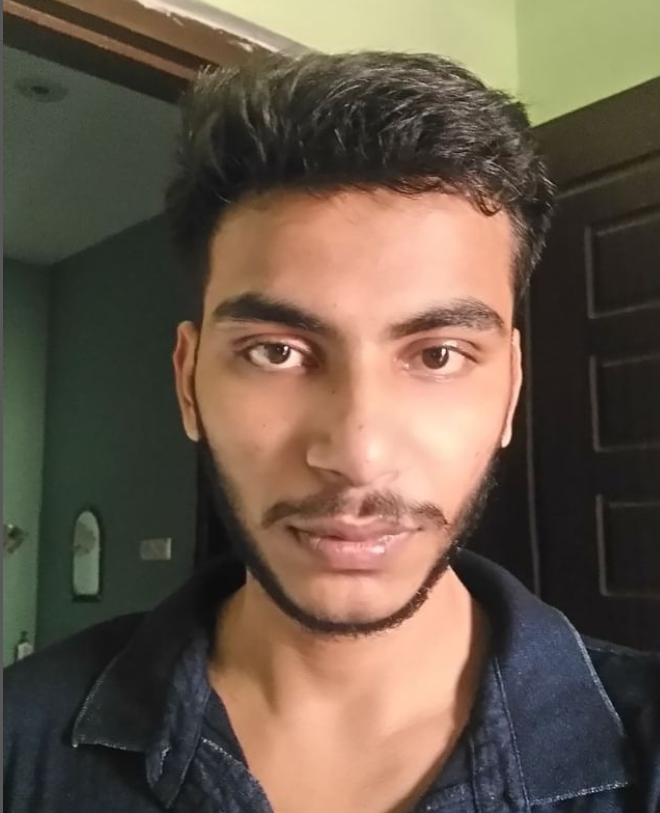
#> input picture img/Anchal.png, 660 x 813 px
$ python app.py
#> lines starting #> are read from the running program, lines starting #| are printed output that depends on the picture
import cv2

img_location='img/'
filename='Anchal.png'

img=cv2.imread(img_location+filename)
#> img is the input picture: shape (813, 660, 3); mean B, G, R 74.1, 88.7, 104
#convert image location and the
gray_image=cv2.cvtColor(img,cv2.COLOR_BGR2GRAY)
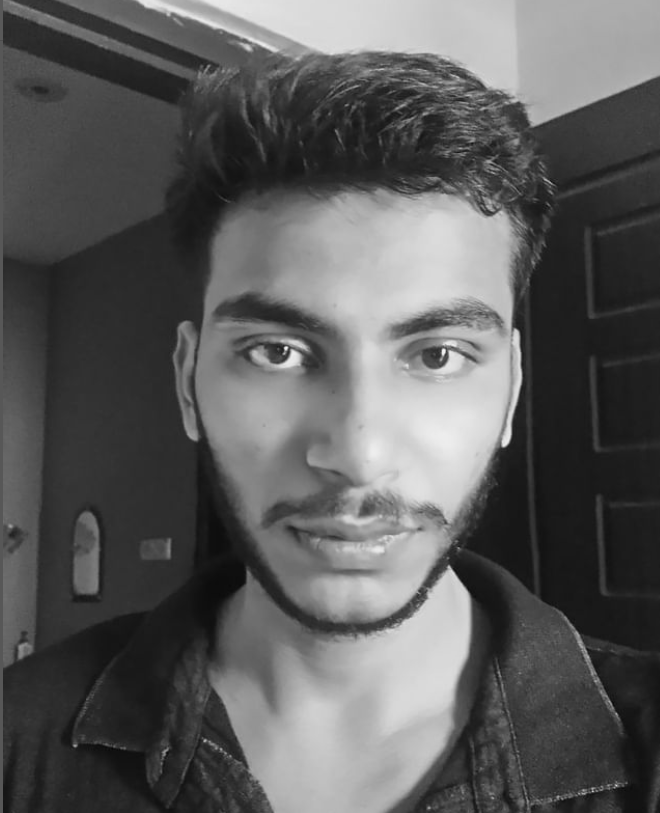
#> gray_image: shape (813, 660); min 6, max 244, mean 91.6

#invert the image
inverted_gray_image=255-gray_image
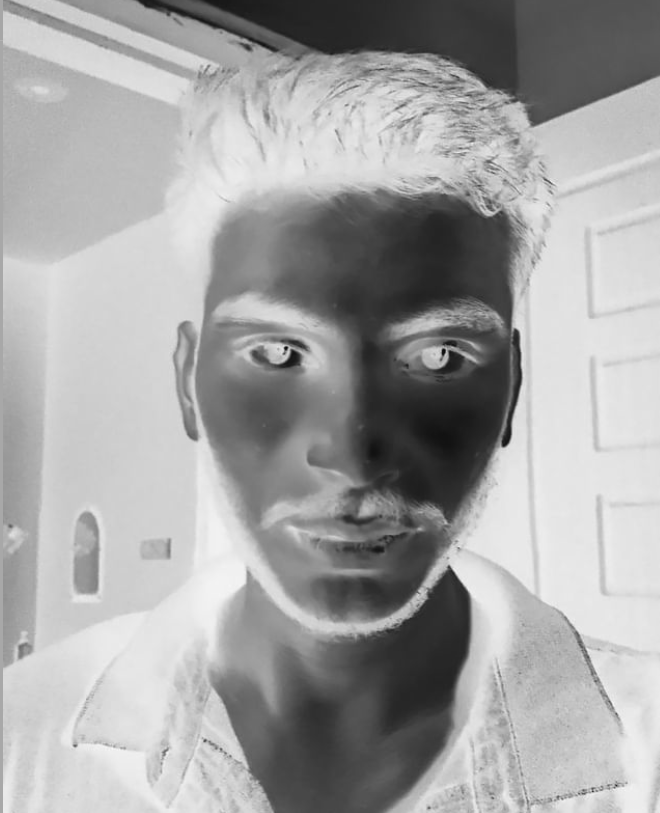
#> inverted_gray_image: shape (813, 660); min 11, max 249, mean 163.4

#blur the image by gaussian function
blurred_img=cv2.GaussianBlur(inverted_gray_image,(21,21),0)
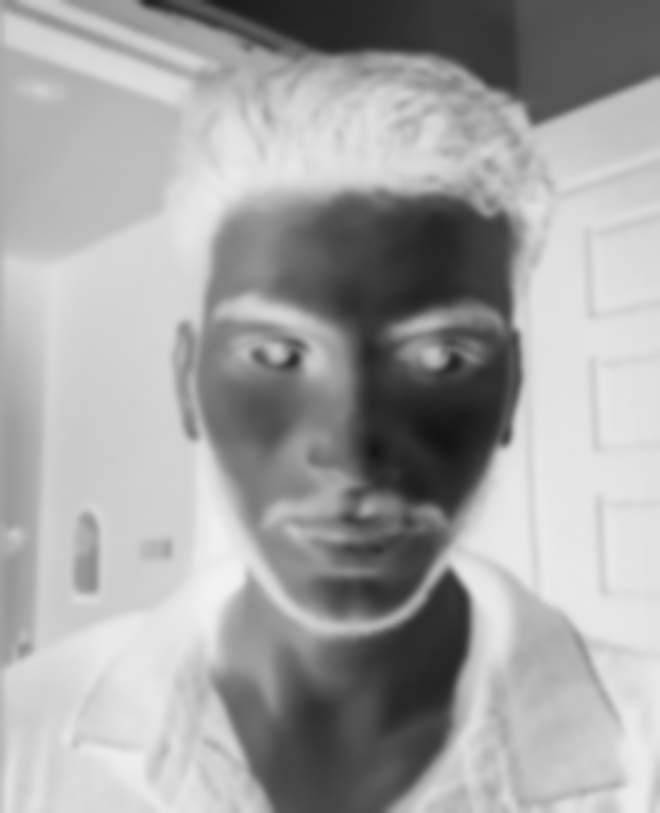
#> blurred_img: shape (813, 660); min 19, max 242, mean 163.4

#invert the blur image
inverted_blurred_img=255-blurred_img
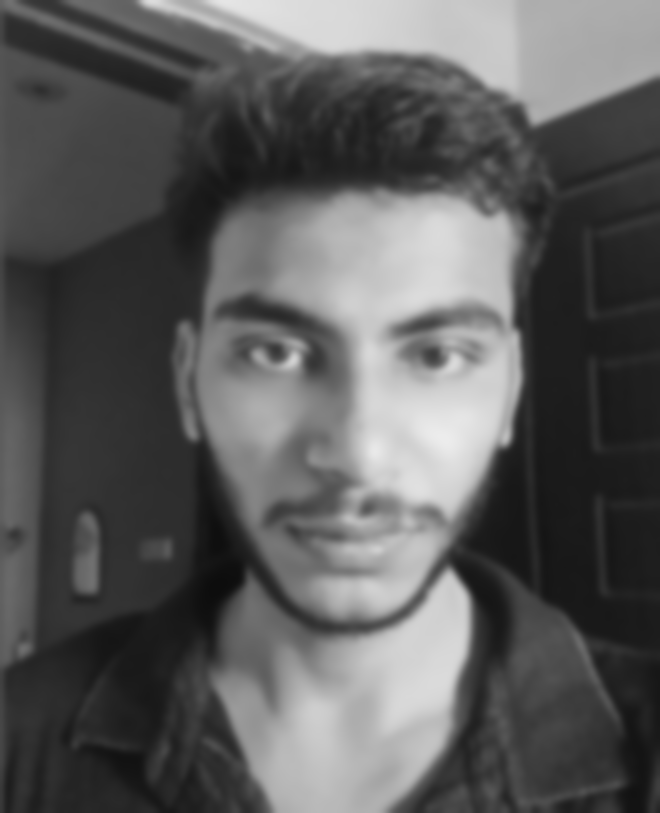
#> inverted_blurred_img: shape (813, 660); min 13, max 236, mean 91.6

#create pencil sketch image
pencil_sketch_IMG=cv2.divide(gray_image,inverted_blurred_img, scale=256.0)
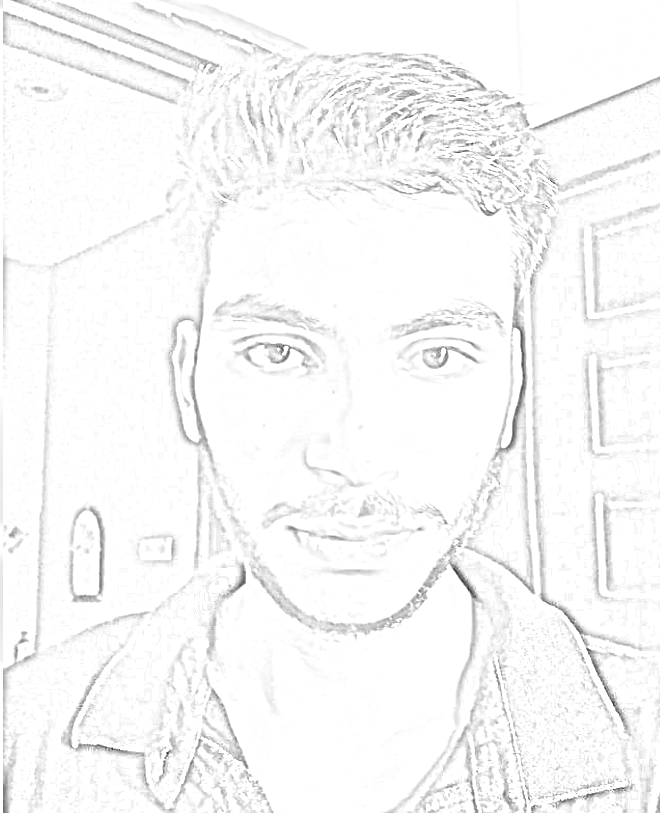
#> pencil_sketch_IMG: shape (813, 660); min 43, max 255, mean 247.5
#show image
cv2.imshow('original Image',img)
cv2.imshow('New Image',pencil_sketch_IMG)
cv2.waitKey(0)
